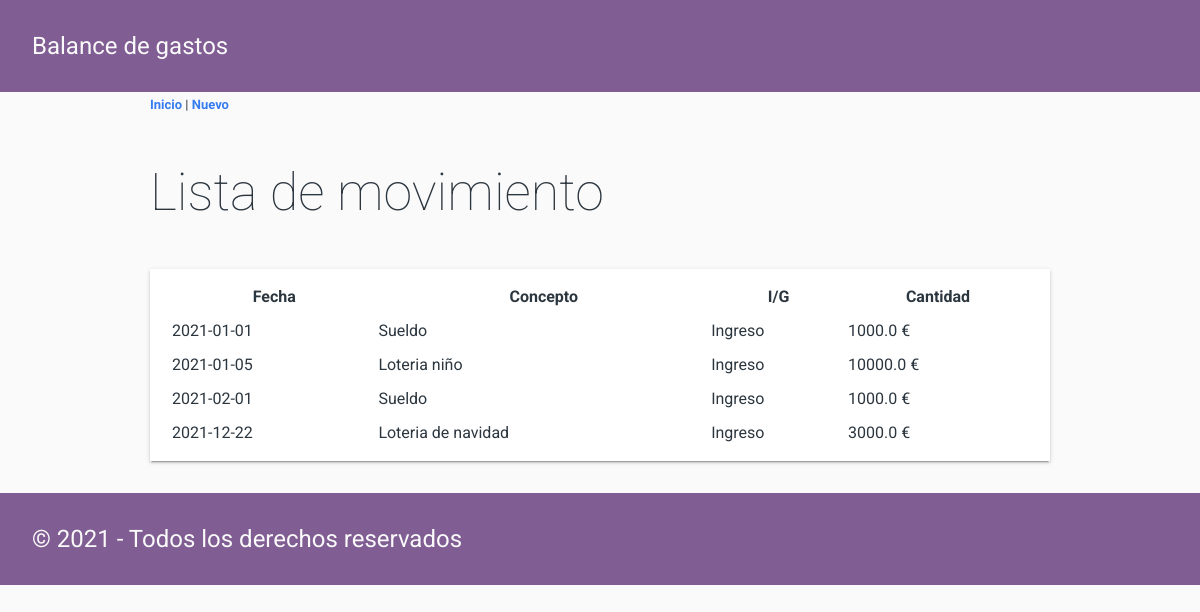
The page / on the database its author committed.
### tables this page shows
CREATE TABLE "movimiento" (
	"id"	INTEGER,
	"fecha"	TEXT NOT NULL,
	"concepto"	TEXT NOT NULL,
	"ingreso_gasto"	TEXT NOT NULL,
	"cantidad"	REAL NOT NULL,
	PRIMARY KEY("id" AUTOINCREMENT)
);

### balance/views.py (the view)
@app.route("/")
def inicio():
    consulta = """
        SELECT *
          FROM movimiento
         ORDER BY fecha;
    """
    movimiento = dbManager.consultaSQL(consulta)
    return render_template("inicio.html", items=movimiento)

### balance/models.py (called while the page is built)
    def consultaSQL(self, consulta):
        conexion = sqlite3.connect(self.ruta_basedatos)
        cur = conexion.cursor()
        cur.execute(consulta)
        keys = []
        for item in cur.description:
            keys.append(item[0])
        registros = []
        for registro in cur.fetchall():
            ix_clave = 0
            d = {}
            for columna in keys:
                d[columna] = registro[ix_clave]
                ix_clave += 1
            registros.append(d)
        conexion.close()
        return registros

### balance/templates/inicio.html (shortened to what this page needs)
{% extends 'base.html' %}
{% block contenido_pagina %}
            <h1>Lista de movimiento</h1>
            {% if items | length == 0 %}
                <p>Introduce tu primer movimiento</p>
            {% else %}
            <table class="paper">
                <tr>
                    <th>Fecha</th>
                    <th>Concepto</th>
                    <th>I/G</th>
                    <th>Cantidad</th>
                </tr>
                {% for item in items %}
                <tr>
                    <td>{{ item.fecha }}</td>
                    <td>{{ item.concepto }}</td>
                    <td>{% if item.ingreso_gasto == 'I' %}
                            Ingreso
                        {% else %}
                            Gasto
                        {% endif %}
                    </td>
                    <td>{{ item.cantidad }} €</td>
                </tr>
                {% endfor %}
            </table>
        {% endif %}
{% endblock %}

### balance/templates/base.html (shortened to what this page needs)
<!DOCTYPE html>
<html lang= "es">
    <head>
        <link rel="stylesheet" href="static/css/flat_remix.css">
        <link rel="stylesheet" href="static/css/styles.css">
    </head>
    <body>
        <header>
            <p>Balance de gastos</p>
        </header>
        <section class="contenedor">
            <nav>
                <p><a href="/"> Inicio</a> | <a href="nuevo">Nuevo</a></p>
            </nav>
            {% block contenido_pagina %}{% endblock %}
        </section>
        <footer>
            <p>&copy; 2021 - Todos los derechos reservados</p>
        </footer>
    </body>
</html>

### balance/static/css/flat_remix.css (style rules this page uses)
* { box-sizing: border-box; outline: none; -webkit-appearance: none; -webkit-tap-highlight-color: transparent !important; -webkit-tap-highlight-color: rgba(0, 0, 0, 0) !important; -webkit-touch-callout: none; font-family: "Roboto", sans-serif; letter-spacing: 0; }
body { background-color: #FAFAFA; color: #5c616c; margin: 0; font-size: 13px; cursor: default; user-select: none; -webkit-user-select: none; -khtml-user-select: none; -moz-user-select: none; -ms-user-select: none; }
a:link, a:visited, a:active, a { color: #367bf0; font-weight: bold; text-decoration: none; cursor: pointer; }
h1, h2, h3, h4, h5, h6 { line-height: 1.5em; }
h1 { font-size: 4em; font-weight: lighter; margin: .7em 0; }
section, article, .section, .article, .paper { line-height: 2em; word-wrap: break-word; word-break: normal; line-height: 2em; }
.paper { font-size: 16px; box-shadow: 0 2px 2px 0 rgba(0, 0, 0, .14), 0 3px 1px -2px rgba(0, 0, 0, .2), 0 1px 5px 0 rgba(0, 0, 0, .12); padding: 10px 20px; background-color: #FFF; margin-top: 20px; min-height: 100px; color: #000; }

### balance/static/css/styles.css (style rules this page uses)
:root { --color-primario: #805d93; --color-secunadrio: #f49fbc; --negro: #2c363f; --blanco: #fafafa; --separacion-defecto: 8px; }
* { background-color: var(--blaco); color: var(--negro); margin: 0; padding: 0; }
footer { margin-top: calc(4 * var(--separacion-defecto)); }
header *, footer * { background-color: var(--color-primario); color: var(--blanco); font-size: 1.5rem; padding: 2rem; }
.contenedor { max-width: 900px; margin: 0 auto; }
table.paper { width: 100%; }

### rows shown on the page
movimiento: fecha "2021-01-01", concepto "Sueldo", ingreso_gasto "Ingreso", cantidad "1000.0"
movimiento: fecha "2021-01-05", concepto "Loteria niño", ingreso_gasto "Ingreso", cantidad "10000.0"
movimiento: fecha "2021-02-01", concepto "Sueldo", ingreso_gasto "Ingreso", cantidad "1000.0"
movimiento: fecha "2021-12-22", concepto "Loteria de navidad", ingreso_gasto "Ingreso", cantidad "3000.0"
